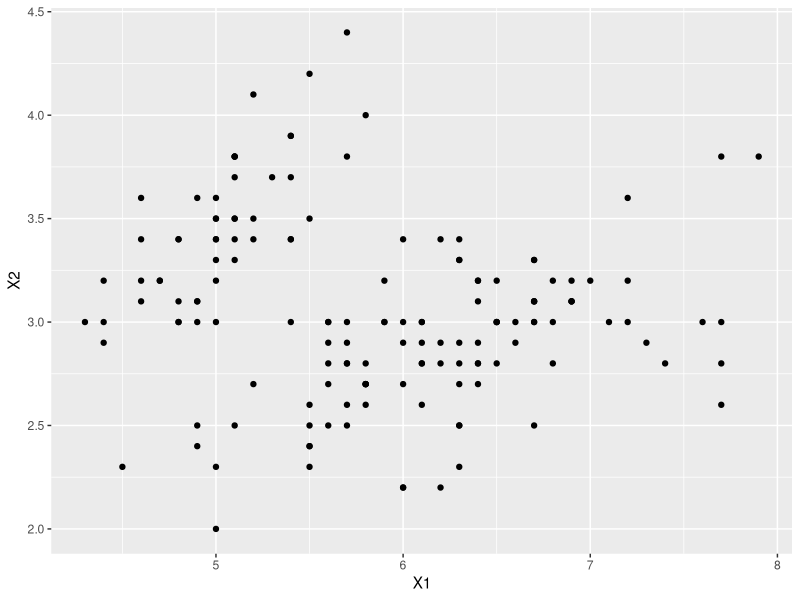
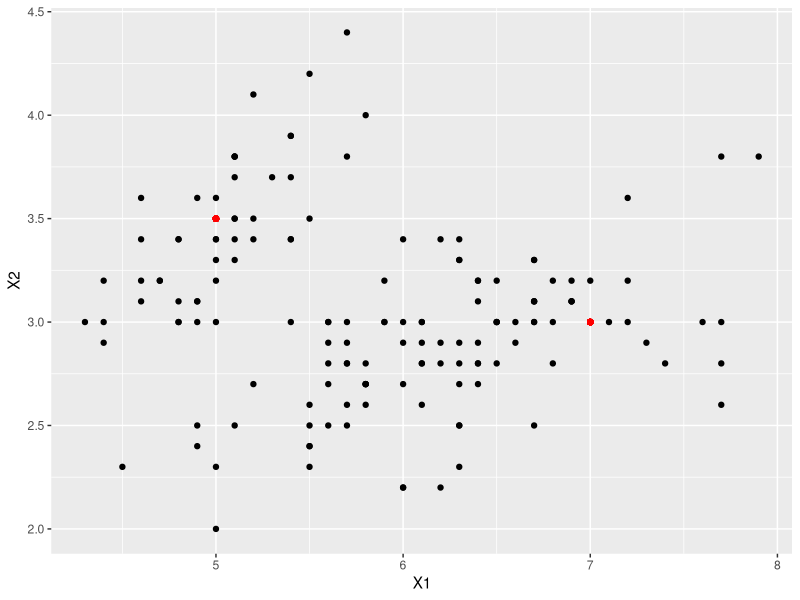
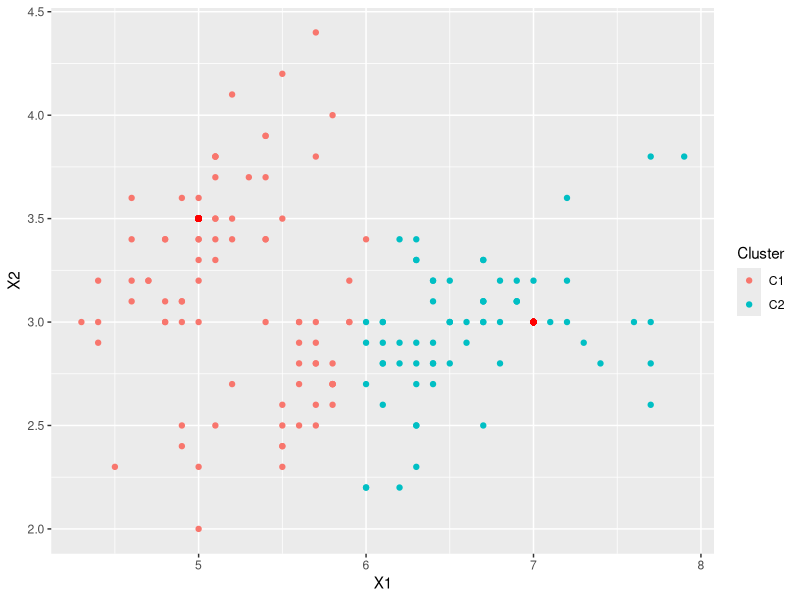
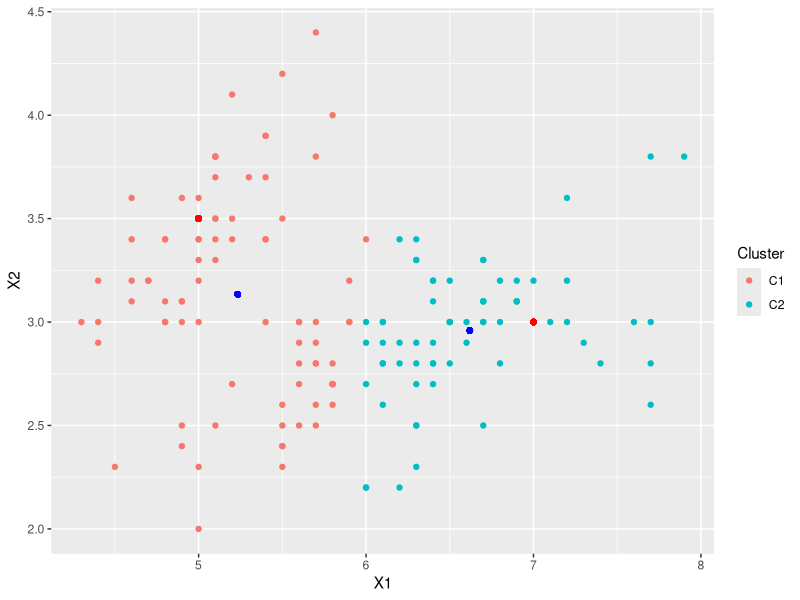
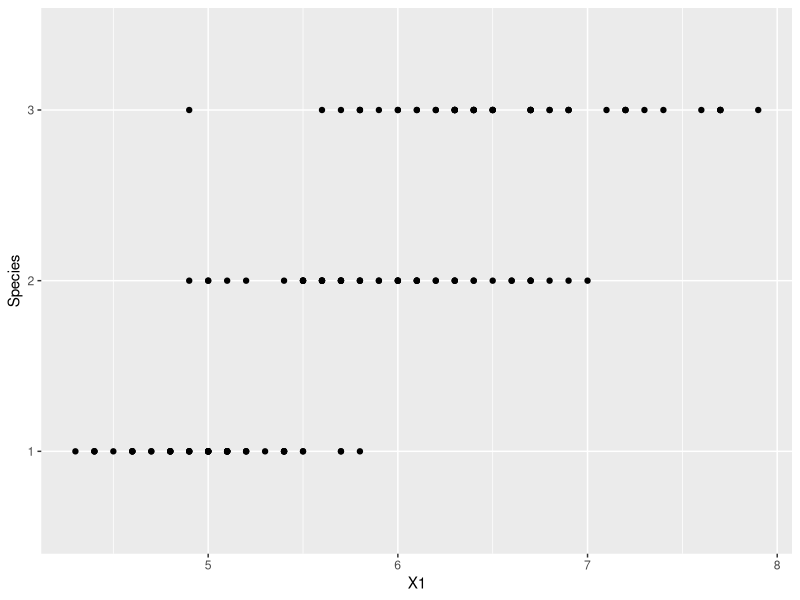

Write R code to recreate these figures, in order. (Note: this script raises an error after producing the figures.)
## ---- chunk 1
knitr::opts_chunk$set(echo=T, comment="", message=F, warning=F, collapse=T)
## ---- chunk 2
library(tidyverse)
data(iris)
str(iris)
## ---- chunk 3
iris = iris %>% rename(X1 = Sepal.Length, X2 = Sepal.Width)
ggplot(data=iris, aes(X1, X2)) + geom_point()
## ---- chunk 4
p1 = c(5,3.5)
p2 = c(7,3)

ggplot(data=iris, aes(X1, X2)) + geom_point() +
  geom_point(aes(p1[1], p1[2]), colour=c('red'), lwd=5) + 
  geom_point(aes(p2[1], p2[2]), colour=c('red'), lwd=5)
## ---- chunk 5
c1 = function(x1,x2){ sqrt((x1-p1[1])^2+(x2-p1[2])^2) }
c2 = function(x1,x2){ sqrt((x1-p2[1])^2+(x2-p2[2])^2) }
iris$Cluster = ifelse(c1(iris$X1,iris$X2) <= c2(iris$X1,iris$X2),'C1','C2')

ggplot(data=iris, aes(X1, X2, col=Cluster)) + geom_point() +
  geom_point(aes(p1[1], p1[2]), colour=c('red'), lwd=5) + 
  geom_point(aes(p2[1], p2[2]), colour=c('red'), lwd=5)
## ---- chunk 6
c1_p = iris %>% filter(Cluster == 'C1') %>% summarize(np_1 = mean(X1), np_2 = mean(X2))
c2_p = iris %>% filter(Cluster == 'C2') %>% summarize(np_1 = mean(X1), np_2 = mean(X2))

ggplot(data=iris, aes(X1, X2, col=Cluster)) + geom_point() +
  geom_point(aes(p1[1], p1[2]), colour=c('red'), lwd=5) + 
  geom_point(aes(p2[1], p2[2]), colour=c('red'), lwd=5) +
  geom_point(aes(c1_p[1,1], c1_p[1,2]), colour=c('blue'), lwd=5) + 
  geom_point(aes(c2_p[1,1], c2_p[1,2]), colour=c('blue'), lwd=5)
## ---- chunk 7
unique(iris$Species)
iris = iris %>% mutate(Species = recode_factor(
  Species,
  setosa = 1,
  versicolor = 2,
  virginica = 3
  ))
ggplot(data=iris, aes(X1, Species)) + geom_point()
## ---- chunk 8
data(iris)
iris = iris %>% mutate(Length = ifelse(Sepal.Length>=6,'Long','Short'))
table(iris$Species)
table(iris$Length)
## ---- chunk 9
iris[c(1,80),c('Species','Length')]
